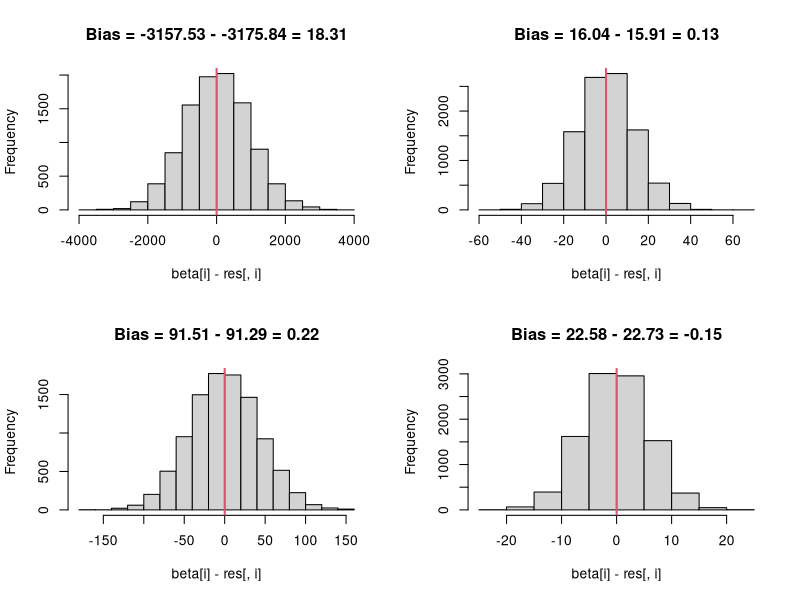
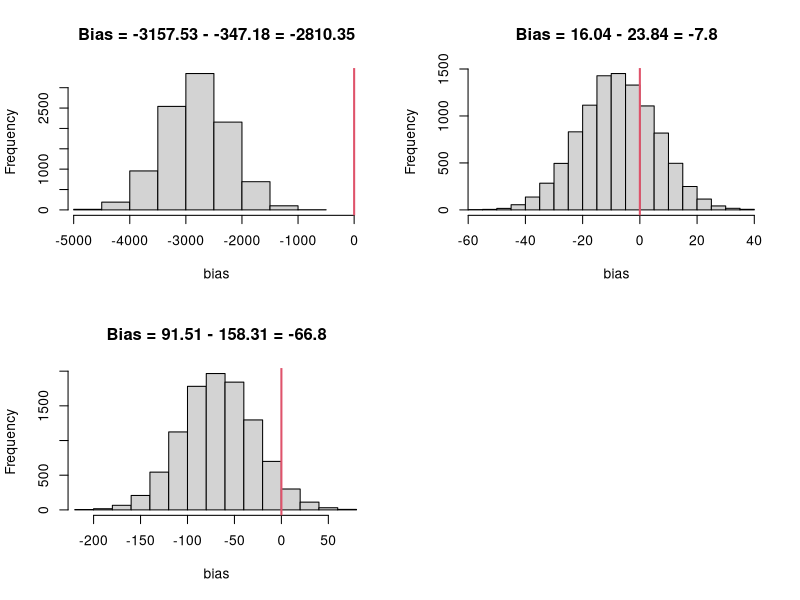
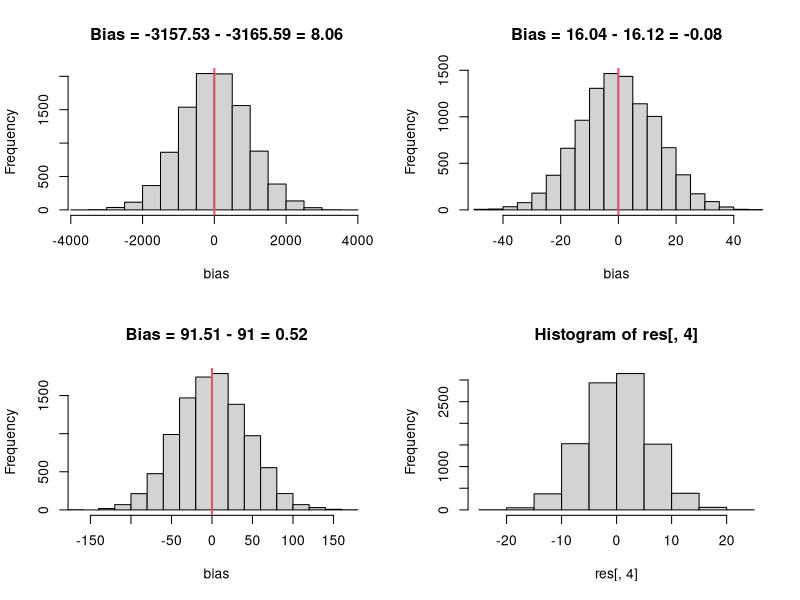
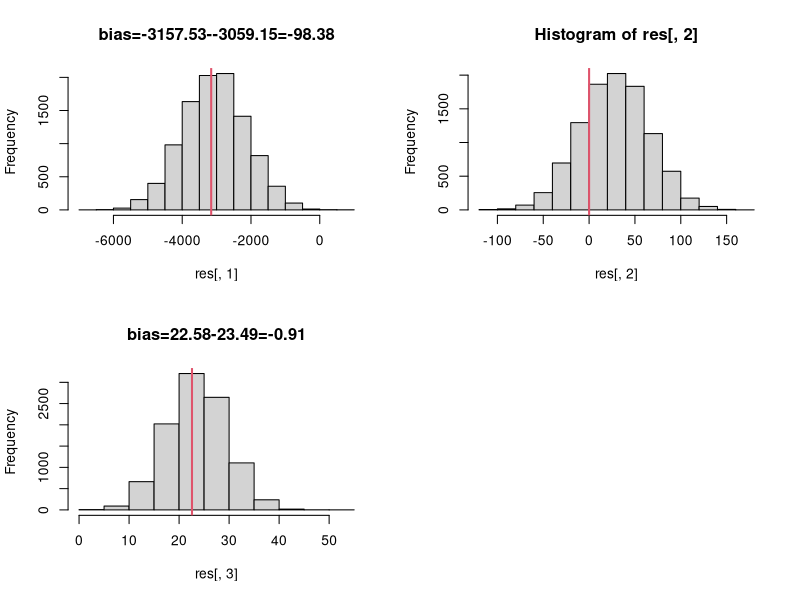

These charts were generated, in order, by the following R code:
## ---- chunk 1
set.seed(2121)
library(palmerpenguins)
## Remove NAs and take continuous variables
penguins <- subset(penguins, species == "Chinstrap")
peng <- penguins[complete.cases(penguins), c(3, 4, 5, 6)]
## Standardize the x values
#peng[, 1:3] <- apply(peng[, 1:3], 2, scale)
head(peng)
## ---- chunk 2
penglm <- lm(body_mass_g ~ ., data = peng)
beta <- coef(penglm)
sigma <- summary(penglm)$sigma

beta
sigma
## ---- chunk 3
X <- cbind(1, as.matrix(peng[, 1:3]))
n <- nrow(X)
body_mass_g <- X %*% beta + rnorm(n, 0, sigma)

unname(beta)
unname(coef(lm(body_mass_g ~ -1 + X)))
unname(coef(lm(body_mass_g ~ X[, -1])))
## ---- chunk 4
res <- matrix(ncol = 4, nrow = 0)
for (i in 1:10000) {
    body_mass_g <- X %*% beta + rnorm(n, 0, sigma)
    right_lm <- lm(body_mass_g ~ -1 + X)
    res <- rbind(res, unname(coef(right_lm)))
}

dim(res)
## ---- chunk 5
par(mfrow = c(2, 2))
for(i in 1:4) {
    hist(beta[i] - res[, i], 
        main =paste0("Bias = ",round(beta[i], 2), " - ", 
            round(mean(res[, i]), 2), " = ", 
            round(beta[i] - mean(res[, i]), 2)))
    abline(v = 0, col = 2, lwd = 2)
}
## ---- chunk 6
res_reduced <- matrix(ncol = 3, nrow = 0)
X_reduced <- X[, 1:3] # Still includes column of 1s
beta_reduced <- beta[1:3]
for (i in 1:10000) {
    # Simulate from the correct model
    body_mass_g <- X %*% beta + rnorm(n, 0, sigma)
    # Only estimate beta 0-3 (not beta4)
    wrong_lm <- lm(body_mass_g ~ -1 + X_reduced)
    res_reduced <- rbind(res_reduced, unname(coef(wrong_lm)))
}

dim(res_reduced)
## ---- chunk 7
par(mfrow = c(2, 2))
for(i in 1:3) {
    bias <- beta[i] - res_reduced[, i]
    hist(bias, 
        main =paste0("Bias = ",round(beta[i], 2), " - ", 
            round(mean(res_reduced[, i]), 2), " = ", 
            round(mean(bias), 2)),
        xlim = range(0, bias))
    abline(v = 0, col = 2, lwd = 2)
}
## ---- chunk 8
res <- matrix(ncol = 4, nrow = 0)
X_reduced <- X[, 1:3] # Still includes column of 1s
beta_reduced <- beta[1:3]
for (i in 1:10000) {
    # Simulate from the correct (smaller) model
    body_mass_g <- X_reduced %*% beta_reduced + rnorm(n, 0, sigma)
    # Estimate the wrong model
    wrong_lm <- lm(body_mass_g ~ -1 + X)
    res <- rbind(res, unname(coef(wrong_lm)))

}

par(mfrow = c(2, 2))
for(i in 1:3) {
    bias <- beta_reduced[i] - res[, i]
    hist(bias, 
        main =paste0("Bias = ",round(beta[i], 2), " - ", 
            round(mean(res[, i]), 2), " = ", 
            round(mean(bias), 2)),
        xlim = range(0, bias))
    abline(v = 0, col = 2, lwd = 2)
}
## ---- chunk 9
hist(res[, 4])
## ---- chunk 10
cor(X[, -1]) # correlation matrix, without column of 1s
## ---- chunk 11
print(beta)
print(head(X))
## ---- chunk 12
res <- matrix(ncol = 3, nrow = 0)
beta_fewmany <- beta
beta_fewmany[3] <- 0 # True coefficient for depth is 0, length != 0
X_fewmany <- X[, c(1, 3, 4)] # estimating depth, not length

for (i in 1:10000) {
    # Simulate from the correct (smaller) model
    body_mass_g <- X %*% beta_fewmany + rnorm(n, 0, sigma)
    # Estimate the wrong model
    wrong_lm <- lm(body_mass_g ~ -1 + X_fewmany)
    res <- rbind(res, unname(coef(wrong_lm)))

}

par(mfrow = c(2, 2))
hist(res[, 1],
    main = paste0("bias=", round(beta[1], 2),
        "-", round(mean(res[, 1]), 2),
        "=", round(beta[1] - mean(res[, 1]), 2)))
abline(v = beta[1], col = 2, lwd = 2)

hist(res[, 2])
abline(v = 0, col = 2, lwd = 2)

hist(res[, 3],
    main = paste0("bias=", round(beta[4], 2),
        "-", round(mean(res[, 3]), 2),
        "=", round(beta[4] - mean(res[, 3]), 2)))
abline(v = beta[4], col = 2, lwd = 2)
